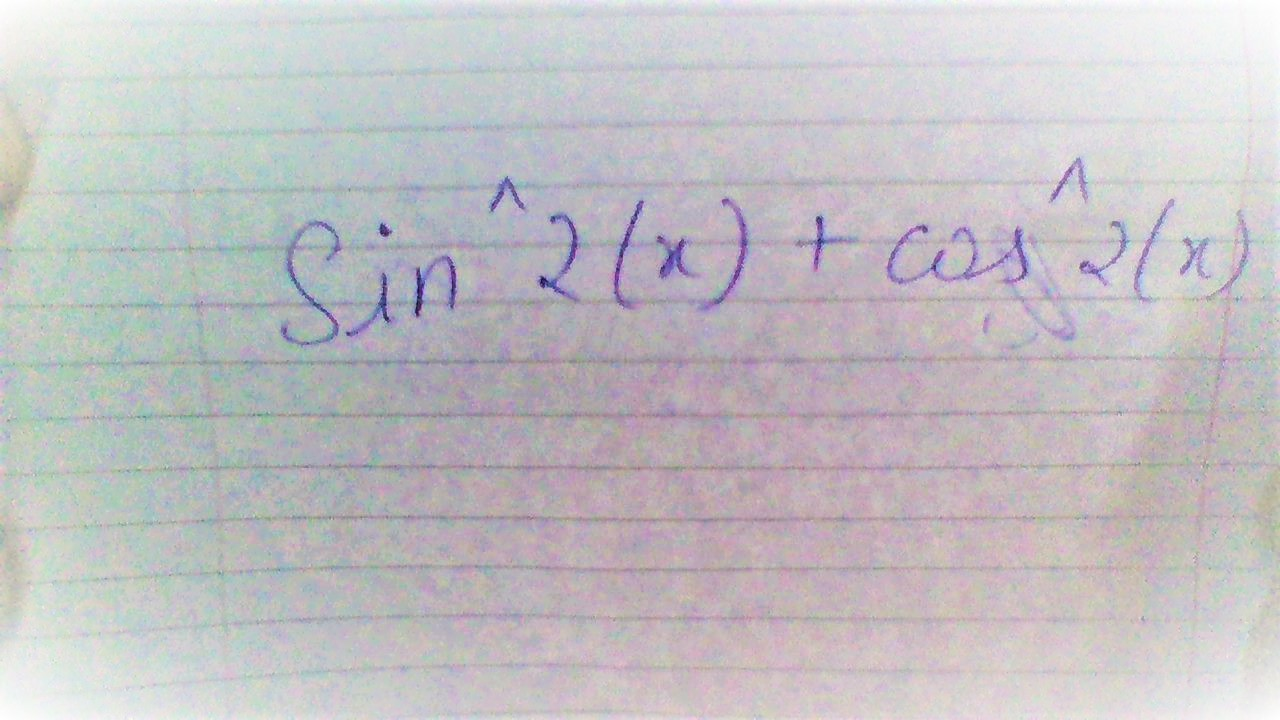
#> input picture Images/WIN_20210924_17_33_05_Pro.jpg, 1280 x 720 px
$ jupyter execute Untitled.ipynb
#> lines starting #> are read from the running program, lines starting #| are printed output that depends on the picture
[cell 1]
import cv2
import pytesseract
import PIL
import matplotlib.pyplot as plt
import numpy as np

from PIL import Image

pytesseract.pytesseract.tesseract_cmd = 'C:\\Users\\dev24\\AppData\\Local\\Programs\\Tesseract-OCR\\tesseract.exe'

[cell 2]
path = "./Images/WIN_20210924_17_33_05_Pro.jpg"

[cell 3]
img = cv2.imread(path)
#> img is the input picture: shape (720, 1280, 3); mean B, G, R 195.7, 192, 194.5
gray = cv2.cvtColor(img, cv2.COLOR_BGR2GRAY)
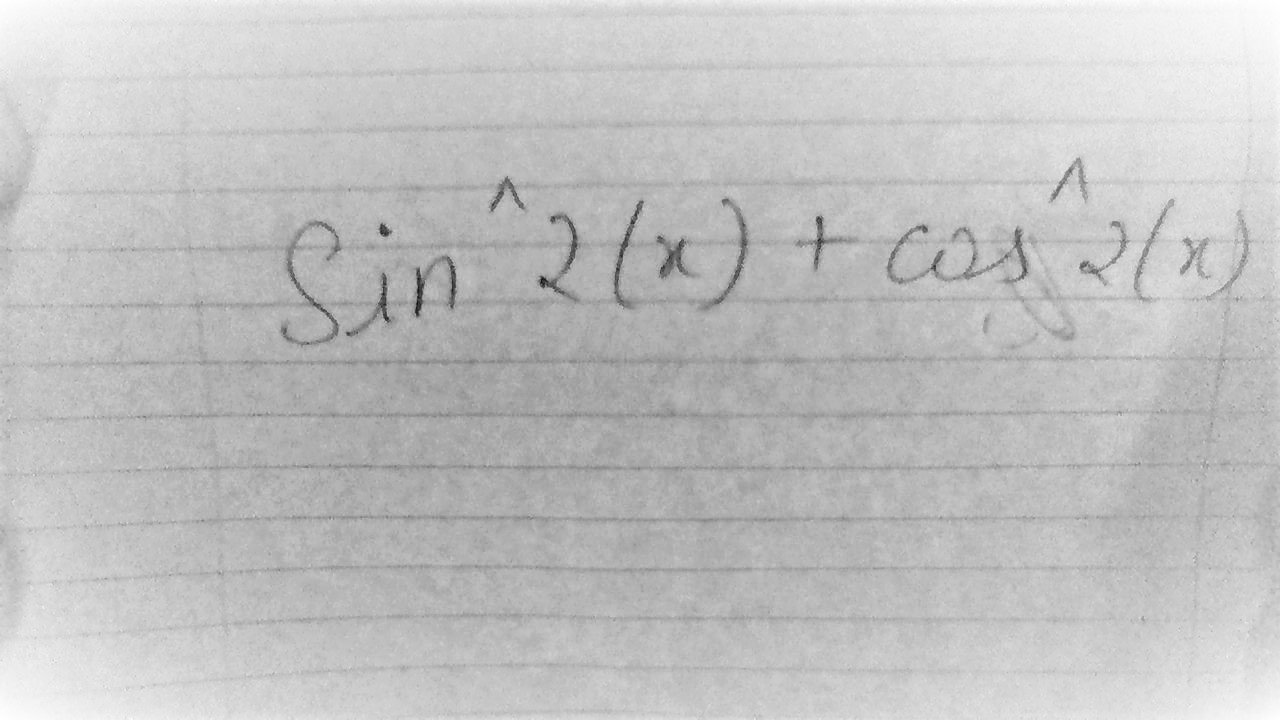
#> gray: shape (720, 1280); min 16, max 255, mean 193.1
plt.imshow(gray)

[cell 4]
ret, thresh = cv2.threshold(img,160, 255, cv2.THRESH_BINARY_INV)
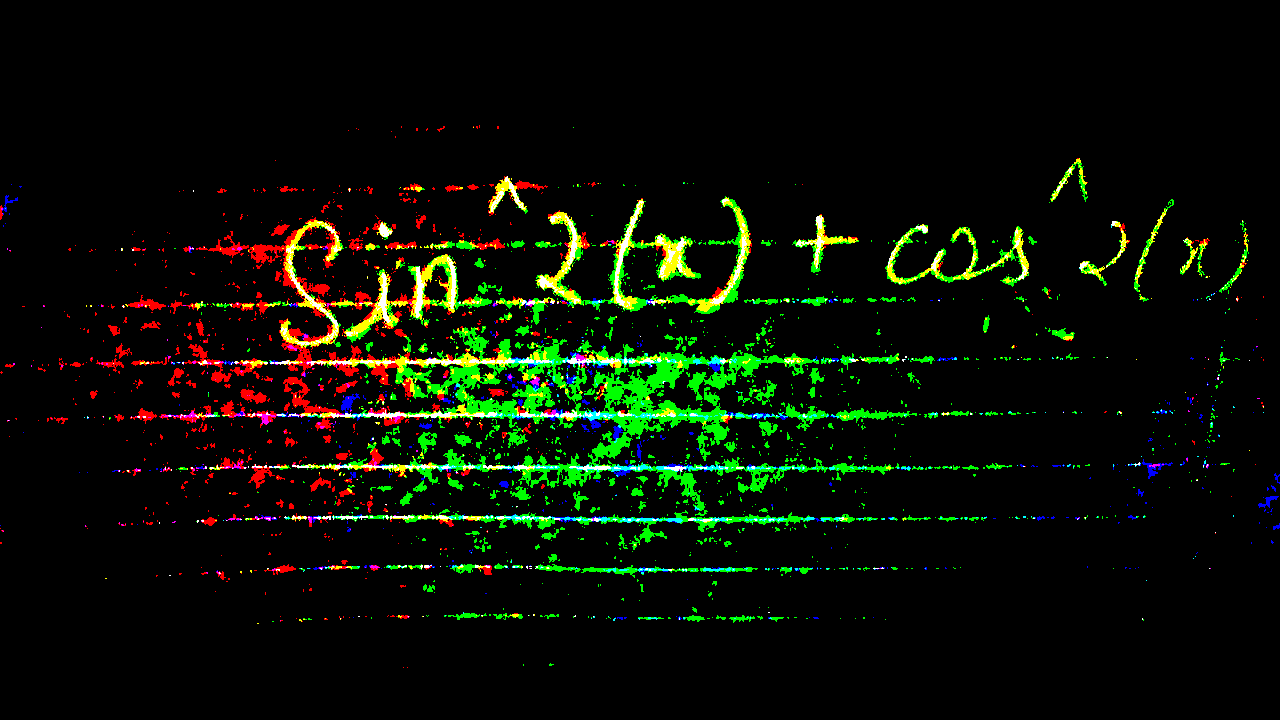
#> thresh: shape (720, 1280, 3); mean B, G, R 4.2, 15.4, 9.4
plt.imshow(thresh)

[cell 5]
bitwise_not = cv2.bitwise_not(gray)
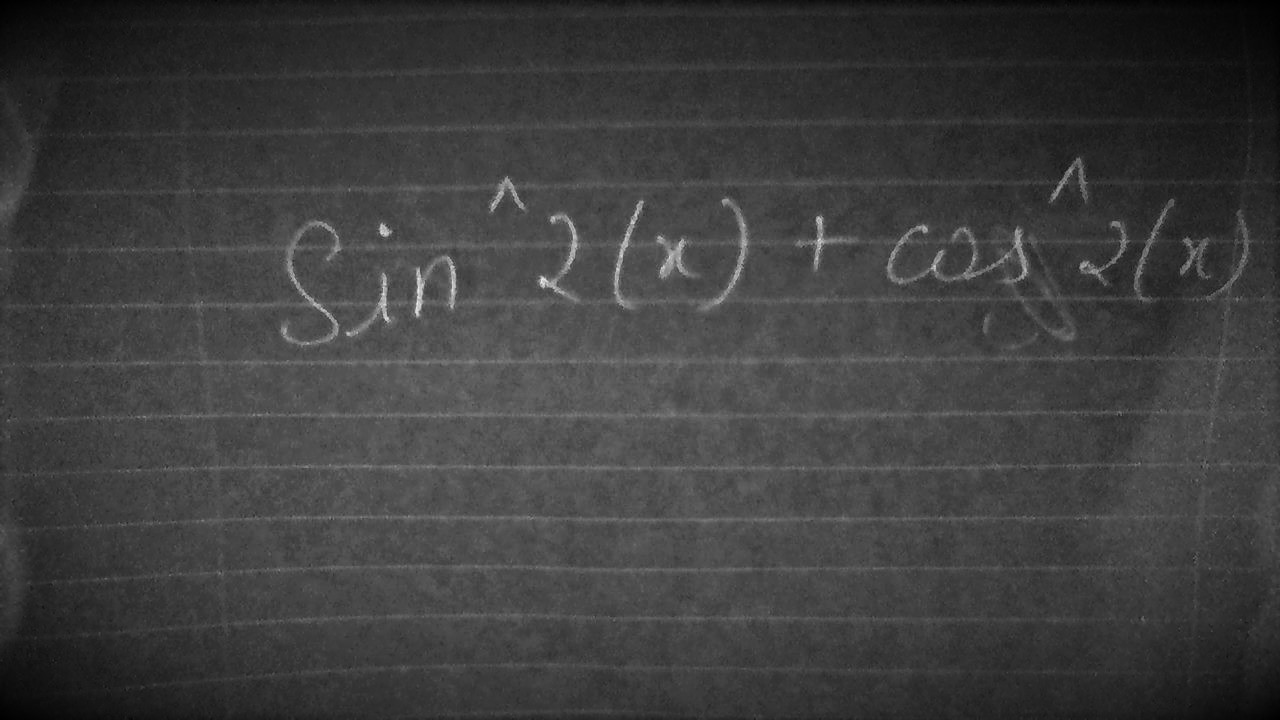
#> bitwise_not: shape (720, 1280); min 0, max 239, mean 61.9
plt.imshow(bitwise_not)

[cell 6]
smooth = cv2.GaussianBlur(bitwise_not,(21,21),sigmaX = 0,sigmaY = 0)
plt.imshow(smooth)

[cell 7]
final = cv2.divide(bitwise_not, 255-smooth, scale = 256)
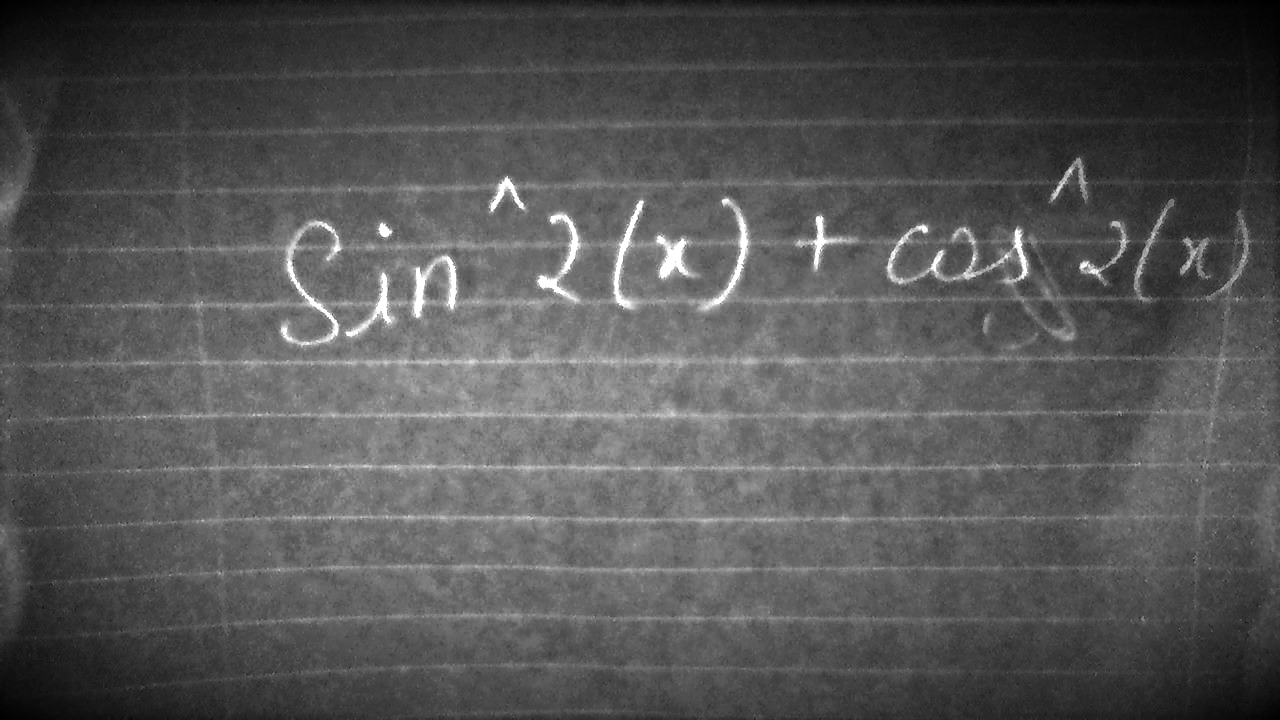
#> final: shape (720, 1280); min 0, max 255, mean 85.4
plt.imshow(final)

[cell 8]
print(pytesseract.image_to_string(final))
#> (this line was passed over: pytesseract is not available in this run)
